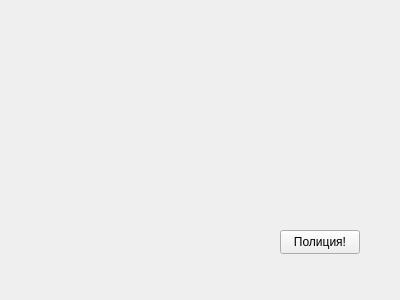
<?xml version="1.0" encoding="UTF-8"?>
<ui version="4.0">
 <class>DrivingWidget</class>
 <widget class="QWidget" name="DrivingWidget">
  <property name="geometry">
   <rect>
    <x>0</x>
    <y>0</y>
    <width>400</width>
    <height>300</height>
   </rect>
  </property>
  <property name="windowTitle">
   <string>Form</string>
  </property>
  <widget class="QPushButton" name="btnNext">
   <property name="geometry">
    <rect>
     <x>280</x>
     <y>230</y>
     <width>80</width>
     <height>24</height>
    </rect>
   </property>
   <property name="text">
    <string>Полиция!</string>
   </property>
  </widget>
 </widget>
 <resources/>
 <connections/>
</ui>
